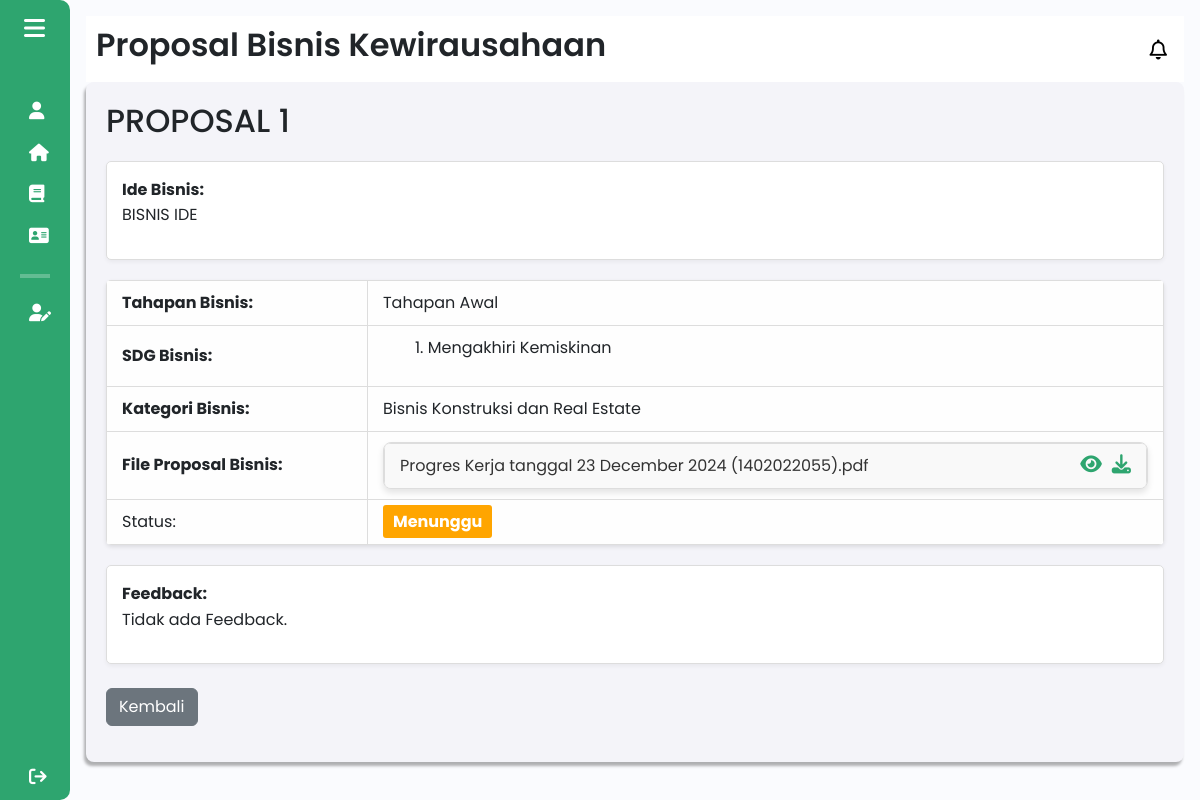
The app's page /components/pages/mentorbisnis/detail_proposal_bisnis_mentor.php?id=36&id_kelompok=25 (signed in), older data.
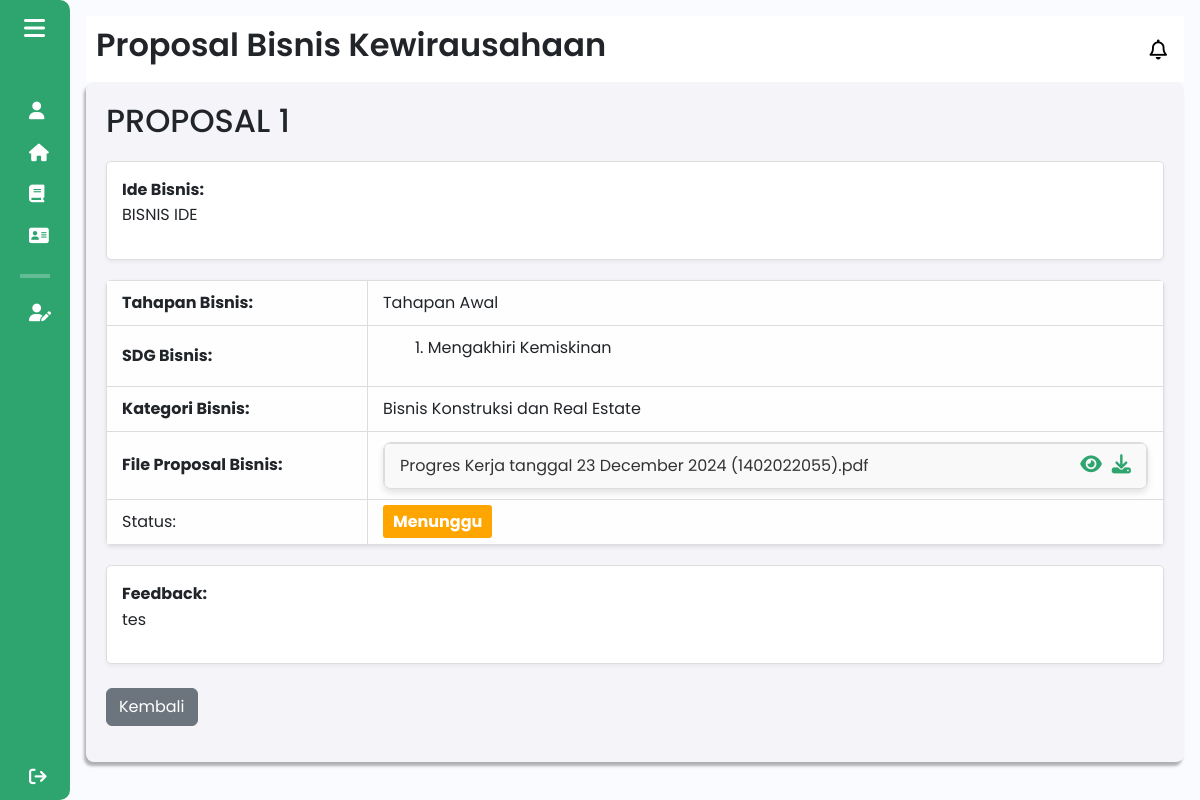
The same page, newer data.
### tables this page shows
CREATE TABLE `proposal_bisnis` (
  `id` int(11) NOT NULL,
  `judul_proposal` varchar(255) NOT NULL,
  `tahapan_bisnis` varchar(25) NOT NULL,
  `sdg` text NOT NULL,
  `kategori` varchar(255) DEFAULT NULL,
  `other_category` varchar(255) DEFAULT NULL,
  `proposal_pdf` varchar(255) NOT NULL,
  `kelompok_id` int(11) NOT NULL,
  `status` enum('menunggu','ditolak','disetujui') DEFAULT 'menunggu',
  `ide_bisnis` varchar(255) DEFAULT NULL,
  `feedback` varchar(255) DEFAULT NULL
);

### components/pages/mentorbisnis/detail_proposal_bisnis_mentor.php (the view, shortened to what the changed rows need)
<?php
include $_SERVER['DOCUMENT_ROOT'] . '/Aplikasi-Kewirausahaan/config/db_connection.php';
$id_proposal = isset($_GET['id']) ? intval($_GET['id']) : null;
$id_kelompok = isset($_GET['id_kelompok']) ? intval($_GET['id_kelompok']) : null;
$mentor_name = isset($_SESSION['nama']) ? $_SESSION['nama'] : null;
if ($id_proposal) {
    $stmt = $conn->prepare("SELECT * FROM proposal_bisnis WHERE id = ?");
    $stmt->bind_param("i", $id_proposal);
    $stmt->execute();
    $result = $stmt->get_result();
    if ($result->num_rows > 0) {
        $proposal = $result->fetch_assoc();
    } else {
        echo "Proposal tidak ditemukan.";
        exit;
    }
}
if ($id_kelompok) {
    $stmt = $conn->prepare("SELECT id_mentor FROM kelompok_bisnis WHERE id_kelompok = ?");
    $stmt->bind_param("i", $id_kelompok);
    $stmt->execute();
    $result = $stmt->get_result();
    if ($result->num_rows > 0) {
        $row = $result->fetch_assoc();
        $id_mentor = $row['id_mentor'];
    }
} else {
    echo "ID Kelompok tidak valid.";
}
$mentorQuery = "
        SELECT m.nama AS nama_mentor
        FROM mentor m
        WHERE m.id = '" . $id_mentor . "' LIMIT 1";
    $mentorResult = mysqli_query($conn, $mentorQuery);
    $mentor = mysqli_fetch_assoc($mentorResult);
    $namaMentor = $mentor['nama_mentor'] ?? 'Nama mentor tidak tersedia';
$is_mentor_matched = ($mentor_name === $namaMentor);
$sdg_mapping = [
    "mengakhiri_kemiskinan" => "1. Mengakhiri Kemiskinan",
    "mengakhiri_kelaparan" => "2. Mengakhiri Kelaparan",
    "kesehatan_kesejahteraan" => "3. Kesehatan dan Kesejahteraan",
    "pendidikan_berkualitas" => "4. Pendidikan Berkualitas",
    "kesetaraan_gender" => "5. Kesetaraan Gender",
    "air_bersih_sanitasi" => "6. Air Bersih dan Sanitasi",
    "energi_bersih_terjangkau" => "7. Energi Bersih dan Terjangkau",
    "pekerjaan_pertumbuhan_ekonomi" => "8. Pekerjaan Layak dan Pertumbuhan Ekonomi",
    "industri_inovasi_infrastruktur" => "9. Industri, Inovasi, dan Infrastruktur",
    "mengurangi_ketimpangan" => "10. Mengurangi Ketimpangan",
    "kota_komunitas_berkelanjutan" => "11. Kota dan Komunitas Berkelanjutan",
    "konsumsi_produksi_bertanggung_jawab" => "12. Konsumsi dan Produksi yang Bertanggung Jawab",
    "penanganan_perubahan_iklim" => "13. Penanganan Perubahan Iklim",
    "ekosistem_lautan" => "14. Ekosistem Lautan",
    "ekosistem_daratan" => "15. Ekosistem Daratan",
    "perdamaian_keadilan_institusi_kuat" => "16. Perdamaian, Keadilan, dan Kelembagaan yang Kuat",
    "kemitraan_tujuan" => "17. Kemitraan untuk Mencapai Tujuan"
];
$sdg_selected = explode(",", $proposal['sdg']);
$sdg_labels = array_map(function ($key) use ($sdg_mapping) {
    return $sdg_mapping[$key] ?? $key;
}, $sdg_selected);
?>
<!DOCTYPE html>
<html lang="en">
<head>
    <link href="https://cdn.lineicons.com/4.0/lineicons.css" rel="stylesheet" />
    <link href="https://cdn.jsdelivr.net/npm/bootstrap@5.3.0-alpha3/dist/css/bootstrap.min.css" rel="stylesheet"
>
    <link rel="stylesheet" href="/Aplikasi-Kewirausahaan/assets/css/detail_proposal.css">
</head>
<body>
    <div class="wrapper">
        <?php
        include 'sidebar_mentor.php';
        ?>
        <div class="main p-3">
            <div class="main_header">
                <?php
                    include 'header_mentor.php';
                ?>
            </div>
            <div class="main_wrapper">
                <h2><?php echo htmlspecialchars($proposal['judul_proposal']); ?></h2>
                <div class="description">
                    <strong>Ide Bisnis:</strong>
                    <p><?php echo htmlspecialchars($proposal['ide_bisnis'] ?? 'Tidak ada ide bisnis.'); ?></p>
                </div>
                <table class="styled-table">
                    <tr>
                        <td><strong>Tahapan Bisnis:</strong></td>
                        <td class="file-box">
                            <?php echo htmlspecialchars($proposal['tahapan_bisnis']); ?>
                        </td>
                    </tr>
                    <tr>
                        <td class="file-box">
                            <ul>
                                <?php foreach ($sdg_labels as $label): ?>
                                    <li><?php echo htmlspecialchars($label); ?></li>
                                <?php endforeach; ?>
                            </ul>
                        </td>
                    </tr>
                    <tr>
                        <td><strong>Kategori Bisnis:</strong></td>
                        <td class="file-box">
                            <?php
                            if ($proposal['kategori'] === 'lainnya') {
                                echo htmlspecialchars($proposal['other_category']);
                            } else {
                                echo htmlspecialchars($proposal['kategori']);
                            }
                            ?>
                        </td>
                    </tr>
                    <tr>
                        <td class="file-box">
                            <ul id="fileList">
                                <li class="file-box">
                                    <div class="file-info">
                                        <?php echo htmlspecialchars(basename($proposal['proposal_pdf'])); ?>
                                    </div>
                                    <div class="icon-group">
                                        <a href="/Aplikasi-Kewirausahaan/components/pages/mahasiswa/uploads/proposal/<?php echo basename($proposal['proposal_pdf']); ?>" target="_blank" class="detail-icon" data-bs-toggle="tooltip" data-bs-custom-class="custom-tooltip" data-bs-title="Lihat File">
                                        </a>
                                        <a href="/Aplikasi-Kewirausahaan/components/pages/mahasiswa/uploads/proposal/<?php echo basename($proposal['proposal_pdf']); ?>" download class="btn-icon" data-bs-toggle="tooltip" data-bs-custom-class="custom-tooltip" data-bs-title="Unduh File">
                                        </a>
                                    </div>
                                </li>
                            </ul>
                        </td>
                    </tr>
                    <tr>
                        <td class="file-box">
                            <?php if ($is_mentor_matched): ?>
                                <div class="action-buttons">
                                    <button type="button" class="accept-btn">Setujui Proposal</button>
                                    <button type="button" class="reject-btn">Tolak Proposal</button>
                                </div>
                            <?php else: ?>
                                <span id="status-label" class="status"
                                    style="background-color: <?php
                                        if ($proposal['status'] == 'disetujui') {
                                            echo '#2ea56f';
                                        } elseif ($proposal['status'] == 'ditolak') {
                                            echo '#dc3545';
                                        } else {
                                            echo 'orange';
                                        }
                                    ?>; padding: 5px 10px; border-radius: 3px;">
                                    <?php echo htmlspecialchars($proposal['status']); ?>
                                </span>
                            <?php endif; ?>
                        </td>
                    </tr>
                </table>
            <?php if ($is_mentor_matched): ?>
                <form id="feedbackForm">
                    <div class="mb-3">
                        <label for="feedbackInput" class="form-label">Masukkan Umpan Balik Anda:</label>
                        <textarea class="form-control" id="feedbackInput" name="feedback" rows="5" placeholder="Tulis umpan balik Anda di sini..." required></textarea>
                    </div>
                    <input type="hidden" id="proposalId" value="<?php echo htmlspecialchars($proposal['id']); ?>">
                    <div class="btn_container d-flex justify-content-end">
                        <button type="submit" class="btn">Kirim Umpan Balik</button>
                    </div>
                </form>
                <div id="feedbackMessage" class="mt-3"></div>
                <script>
                    document.getElementById('feedbackForm').addEventListener('submit', async function (event) {
                        event.preventDefault();
                        const feedback = document.getElementById('feedbackInput').value;
                        const proposalId = document.getElementById('proposalId').value;
                        try {
                            const response = await fetch('submit_feedback.php', {
                                method: 'POST',
                                headers: {
                                    'Content-Type': 'application/json',
                                },
                                body: JSON.stringify({
                                    feedback: feedback,
                                    proposal_id: proposalId,
                                }),
                            });
                            const result = await response.json();
                            const messageDiv = document.getElementById('feedbackMessage');
                            if (result.success) {
                                messageDiv.innerHTML = `<div class="alert alert-success">${result.message}</div>`;
                            } else {
                                messageDiv.innerHTML = `<div class="alert alert-danger">${result.message}</div>`;
                            }
                            setTimeout(function() {
                                messageDiv.innerHTML = '';
                            }, 1500);
                        } catch (error) {
                            console.error('Error:', error);
                            document.getElementById('feedbackMessage').innerHTML = `<div class="alert alert-danger">Terjadi kesalahan. Silakan coba lagi.</div>`;
                        }
                    });
                </script>
            <?php else: ?>
                <div class="Feedback">
                    <strong>Feedback:</strong>
                    <p><?php echo htmlspecialchars($proposal['feedback'] ?? 'Tidak ada Feedback.'); ?></p>
                </div>
            <?php endif; ?>
            <div class="mt-4 text-left">
                <button type="button" class="btn btn-secondary" onclick="window.location.href='proposal_bisnis_mentor.php?id_kelompok=<?php echo $id_kelompok ?>'">Kembali</button>
            </div>
            </div>
        </div>
    </div>
</body>
</html>

Row changes from the older to the newer data that the page shows:
changed proposal_bisnis "1. Mengakhiri Kemiskinan": feedback "Tidak ada Feedback." → "tes"
